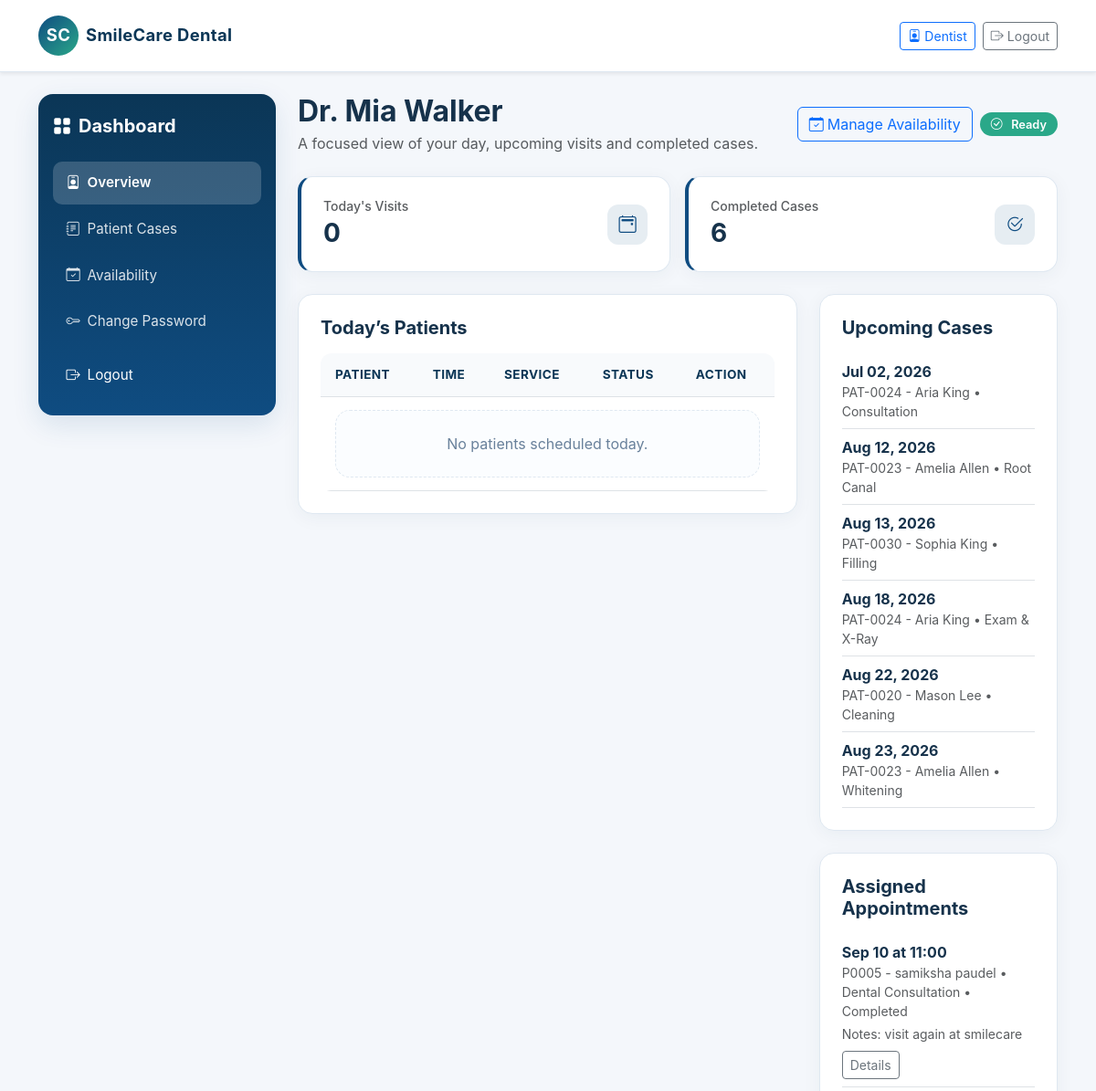
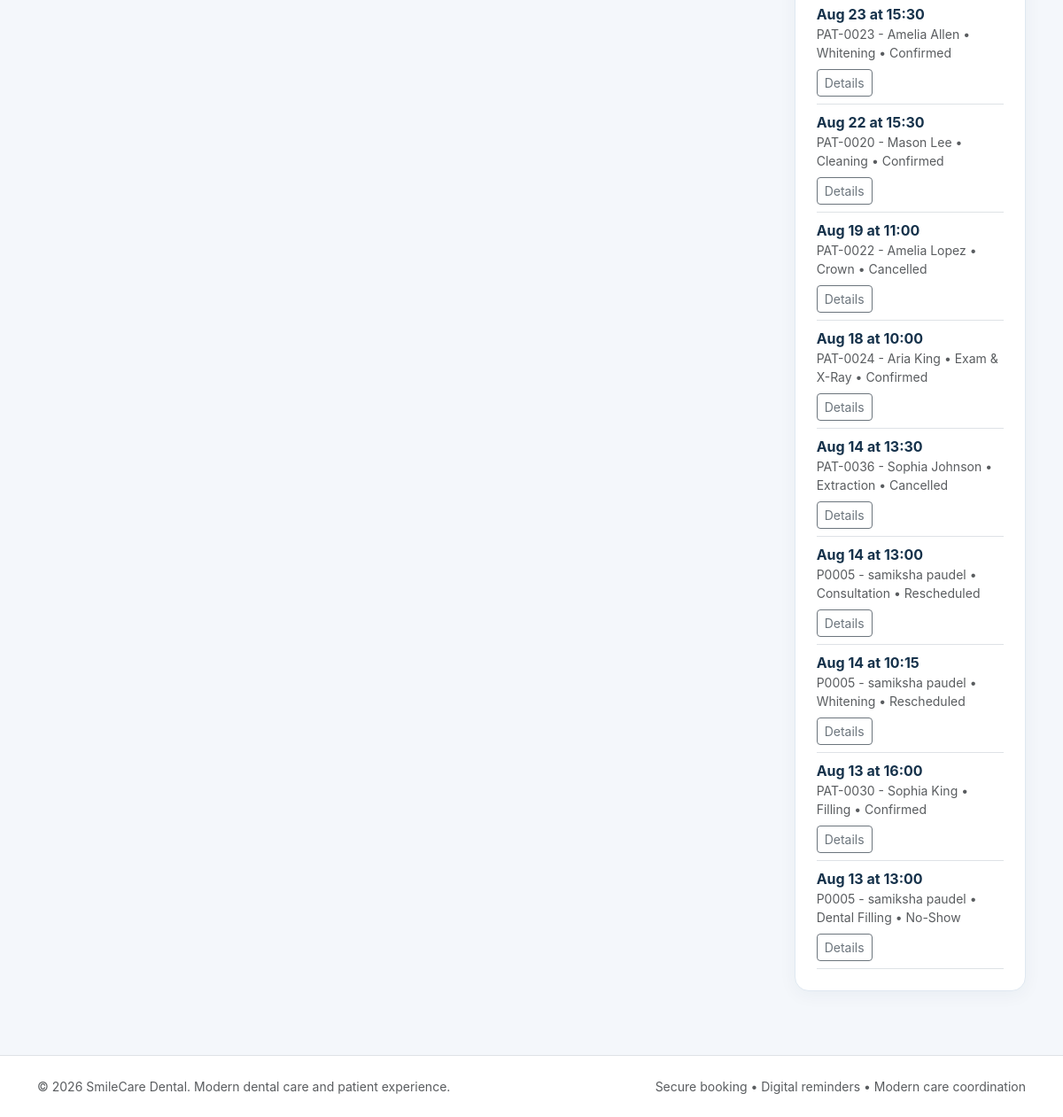
Page /dentists/dashboard/ (signed in) on the committed database (2 pictures, top to bottom).
### dentists/models.py (models this page shows, shortened)
class Dentist(models.Model):
    dentist_id = models.CharField(max_length=20, unique=True)
    user = models.OneToOneField(settings.AUTH_USER_MODEL, on_delete=models.CASCADE)
    specialization = models.CharField(max_length=100)
    license_number = models.CharField(max_length=50, unique=True)
    phone = models.CharField(max_length=20, blank=True)
    biography = models.TextField(blank=True)
    years_of_experience = models.PositiveIntegerField(default=0)
    profile_photo = models.CharField(max_length=200, blank=True)
    active = models.BooleanField(default=True)
    created_at = models.DateTimeField(auto_now_add=True)

### accounts/models.py (models this page shows, shortened)
class User(AbstractUser):
    ROLE_CHOICES = (
        ('patient', 'Patient'),
        ('staff', 'Staff'),
        ('dentist', 'Dentist'),
        ('admin', 'Admin'),
    )
    ACCOUNT_STATUS_CHOICES = (
        ('pending', 'Pending'),
        ('approved', 'Approved'),
        ('rejected', 'Rejected'),
    )
    role = models.CharField(max_length=20, choices=ROLE_CHOICES, default='patient')
    phone = models.CharField(max_length=20, blank=True)
    account_status = models.CharField(max_length=20, choices=ACCOUNT_STATUS_CHOICES, default='approved')
    def is_patient(self):
        return self.role == 'patient'
    def is_staff_role(self):
        return self.role in {'staff', 'admin'}
    def is_dentist(self):
        return self.role == 'dentist'
    def is_admin(self):
        return self.role == 'admin'
    def is_dentist_approved(self):
        return self.is_dentist() and self.is_active and self.account_status == 'approved'

### appointments/models.py (models this page shows, shortened)
class Appointment(models.Model):
    STATUS_CHOICES = (
        ('Pending', 'Pending'),
        ('Confirmed', 'Confirmed'),
        ('Checked-In', 'Checked-In'),
        ('Completed', 'Completed'),
        ('Cancelled', 'Cancelled'),
        ('Rescheduled', 'Rescheduled'),
        ('No-Show', 'No-Show'),
    )
    appointment_id = models.CharField(max_length=20, unique=True)
    patient = models.ForeignKey(Patient, related_name='appointments', on_delete=models.CASCADE)
    dentist = models.ForeignKey(Dentist, related_name='appointments', on_delete=models.CASCADE)
    service = models.ForeignKey(DentalService, related_name='appointments', on_delete=models.CASCADE)
    appointment_date = models.DateField()
    start_time = models.TimeField()
    end_time = models.TimeField()
    reason = models.CharField(max_length=200)
    notes = models.TextField(blank=True)
    status = models.CharField(max_length=20, choices=STATUS_CHOICES, default='Pending')
    cancellation_reason = models.TextField(blank=True)
    cancelled_at = models.DateTimeField(null=True, blank=True)
    created_at = models.DateTimeField(auto_now_add=True)
    updated_at = models.DateTimeField(auto_now=True)
    class Meta:
        constraints = [
            models.CheckConstraint(condition=Q(end_time__gt=F('start_time')), name='check_appointment_times'),
        ]

### patients/models.py (models this page shows)
class Patient(models.Model):
    GENDER_CHOICES = (
        ('M', 'Male'),
        ('F', 'Female'),
        ('O', 'Other'),
    )
    patient_id = models.CharField(max_length=20, unique=True)
    user = models.OneToOneField(settings.AUTH_USER_MODEL, on_delete=models.CASCADE)
    date_of_birth = models.DateField(null=True, blank=True)
    gender = models.CharField(max_length=1, choices=GENDER_CHOICES, blank=True)
    phone = models.CharField(max_length=20, blank=True)
    address = models.TextField(blank=True)
    emergency_contact = models.CharField(max_length=100, blank=True)
    emergency_contact_phone = models.CharField(max_length=20, blank=True)
    medical_notes = models.TextField(blank=True)
    allergies = models.TextField(blank=True)
    created_at = models.DateTimeField(auto_now_add=True)
    updated_at = models.DateTimeField(auto_now=True)
    class Meta:
        ordering = ['-created_at']
    def __str__(self):
        return f"{self.patient_id} - {self.user.get_full_name() or self.user.username}"

### services/models.py (models this page shows)
class DentalService(models.Model):
    name = models.CharField(max_length=100)
    description = models.TextField(blank=True)
    duration = models.PositiveIntegerField(help_text='Duration in minutes')
    price = models.DecimalField(max_digits=8, decimal_places=2, default=0)
    active = models.BooleanField(default=True)
    created_at = models.DateTimeField(auto_now_add=True)
    class Meta:
        ordering = ['name']
    def __str__(self):
        return self.name

### dentists/views.py (the view)
# urls.py: path('dashboard/', dentist_dashboard, name='dentist_dashboard'),
@login_required
def dentist_dashboard(request):
    if not request.user.is_dentist_approved():
        messages.error(request, 'Your dentist account is pending approval or inactive.')
        return redirect('home')
    dentist = Dentist.objects.filter(user=request.user).first()
    if not dentist:
        messages.error(request, 'Dentist profile not found.')
        return redirect('home')
    today = Appointment.objects.filter(dentist=dentist, appointment_date=timezone.localdate()).order_by('start_time')
    upcoming = Appointment.objects.filter(dentist=dentist, status__in=['Pending', 'Confirmed']).order_by('appointment_date', 'start_time')
    assigned_appointments = Appointment.objects.filter(dentist=dentist).order_by('-appointment_date', '-start_time')[:10]
    completed = Appointment.objects.filter(dentist=dentist, status='Completed').count()
    pending = Appointment.objects.filter(dentist=dentist, status='Pending').count()
    return render(request, 'dashboard/dentist_dashboard.html', {
        'dentist': dentist,
        'today': today[:10],
        'upcoming': upcoming[:10],
        'assigned_appointments': assigned_appointments,
        'completed': completed,
        'pending': pending,
    })

### templates/dashboard/dentist_dashboard.html
{% extends 'base.html' %}
{% load status_tags %}
{% block content %}
<div class="dashboard-shell">
    {% include 'dashboard/_sidebar.html' %}
    <div class="main-panel">
        <div class="d-flex flex-column flex-md-row justify-content-between align-items-start align-items-md-center mb-4 gap-3">
            <div>
                <h2 class="fw-bold mb-1">Dr. {{ dentist.user.get_full_name|default:dentist.user.username }}</h2>
                <p class="text-muted mb-0">A focused view of your day, upcoming visits and completed cases.</p>
            </div>
            <div class="d-flex flex-wrap align-items-center gap-2">
                <a href="{% url 'dentist_availability' %}" class="btn btn-outline-primary min-height-44">
                    <i class="bi bi-calendar-check me-1"></i>Manage Availability
                </a>
                <div class="pill pill-success"><i class="bi bi-check-circle me-1"></i>Ready</div>
            </div>
        </div>
        <div class="row g-3 mb-4">
            <div class="col-6 col-md-6">
                <div class="card-soft metric-card p-3 p-md-4">
                    <div class="d-flex justify-content-between align-items-center">
                        <div><h6 class="text-muted small mb-1">Today's Visits</h6><h3 class="fw-bold mb-0">{{ today|length }}</h3></div>
                        <div class="metric-icon"><i class="bi bi-calendar2-event"></i></div>
                    </div>
                </div>
            </div>
            <div class="col-6 col-md-6">
                <div class="card-soft metric-card p-3 p-md-4">
                    <div class="d-flex justify-content-between align-items-center">
                        <div><h6 class="text-muted small mb-1">Completed Cases</h6><h3 class="fw-bold mb-0">{{ completed }}</h3></div>
                        <div class="metric-icon"><i class="bi bi-check2-circle"></i></div>
                    </div>
                </div>
            </div>
        </div>
        <div class="row g-4">
            <div class="col-12 col-lg-8">
                <div class="card-soft p-3 p-md-4">
                    <h5 class="fw-bold mb-3">Today’s Patients</h5>
                    <div class="table-responsive">
                        <table class="table align-middle text-nowrap">
                            <thead><tr><th>Patient</th><th>Time</th><th>Service</th><th>Status</th><th>Action</th></tr></thead>
                            <tbody>
                                {% for appointment in today %}
                                <tr>
                                    <td><a href="{% url 'appointment_detail' appointment.pk %}" class="fw-semibold">{{ appointment.patient }}</a></td>
                                    <td>{{ appointment.start_time|time:"H:i" }}</td>
                                    <td>{{ appointment.service }}</td>
                                    <td><span class="pill {{ appointment.status|status_badge_class }}">{{ appointment.status }}</span></td>
                                    <td><a href="{% url 'appointment_detail' appointment.pk %}" class="btn btn-sm btn-outline-primary">Open</a></td>
                                </tr>
                                {% empty %}
                                <tr><td colspan="5"><div class="empty-state py-4 text-center">No patients scheduled today.</div></td></tr>
                                {% endfor %}
                            </tbody>
                        </table>
                    </div>
                </div>
            </div>
            <div class="col-12 col-lg-4">
                <div class="card-soft p-3 p-md-4 mb-4">
                    <h5 class="fw-bold mb-3">Upcoming Cases</h5>
                    <ul class="list-unstyled mb-0">
                        {% for appointment in upcoming %}
                        <li class="py-2 border-bottom">
                            <strong>{{ appointment.appointment_date|date:"M d, Y" }}</strong>
                            <div class="text-muted small">{{ appointment.patient }} • {{ appointment.service }}</div>
                        </li>
                        {% empty %}<li class="empty-state py-3 text-center">No upcoming visits.</li>{% endfor %}
                    </ul>
                </div>
                <div class="card-soft p-3 p-md-4">
                    <h5 class="fw-bold mb-3">Assigned Appointments</h5>
                    <ul class="list-unstyled mb-0">
                        {% for appointment in assigned_appointments %}
                        <li class="py-2 border-bottom">
                            <div><strong>{{ appointment.appointment_date|date:"M d" }} at {{ appointment.start_time|time:"H:i" }}</strong></div>
                            <div class="text-muted small">{{ appointment.patient }} • {{ appointment.service }} • {{ appointment.status }}</div>
                            {% if appointment.notes %}
                            <div class="mt-1 text-truncate text-muted small">Notes: {{ appointment.notes|truncatechars:80 }}</div>
                            {% endif %}
                            <div class="mt-2">
                                <a class="btn btn-sm btn-outline-secondary" href="{% url 'appointment_detail' appointment.pk %}">Details</a>
                            </div>
                        </li>
                        {% empty %}<li class="empty-state py-3 text-center">No assigned appointments.</li>{% endfor %}
                    </ul>
                </div>
            </div>
        </div>
    </div>
</div>
{% endblock %}

### static/css/style.css (style rules this page uses)
:root { --primary: #0f4c81; --primary-dark: #0b3656; --accent: #2aa889; --warning: #f4a259; --danger: #d94b4b; --text: #16324b; --muted: #69819b; --bg: #f4f7fb; --card: #ffffff; --border: #dfe8f1; }
body { font-family: Inter, -apple-system, BlinkMacSystemFont, "Segoe UI", Roboto, sans-serif; color: var(--text); background: var(--bg); overflow-x: hidden; }
a { text-decoration: none; color: var(--primary); transition: color 0.2s ease; }
h2, .h2 { font-size: clamp(1.5rem, 3vw, 2rem); }
h3, .h3 { font-size: clamp(1.25rem, 2.5vw, 1.75rem); }
.dashboard-shell { display: flex; align-items: stretch; min-height: calc(100vh - 100px); gap: 1.5rem; }
.main-panel { flex: 1; min-width: 0; }
.card-soft { border: 1px solid var(--border); border-radius: 1rem; box-shadow: 0 4px 20px rgba(19,52,79,0.05); background: var(--card); transition: transform 0.2s ease, box-shadow 0.2s ease; }
.metric-card { border-left: 4px solid var(--primary); }
.metric-icon { width: 44px; height: 44px; border-radius: 12px; display: grid; place-items: center; background: rgba(15,76,129,0.1); color: var(--primary); font-size: 1.2rem; flex-shrink: 0; }
.pill { display: inline-flex; align-items: center; gap: 0.35rem; padding: 0.35rem 0.75rem; border-radius: 999px; font-size: 0.8rem; font-weight: 600; line-height: 1.2; white-space: nowrap; }
.pill-success { background: #2aa889; color: #fff; }
.table-responsive { border-radius: 0.75rem; overflow-x: auto; -webkit-overflow-scrolling: touch; }
.table { margin-bottom: 0; }
.table thead th { color: var(--primary-dark); font-weight: 700; background-color: #f8fafc; border-bottom-width: 1px; font-size: 0.85rem; text-transform: uppercase; letter-spacing: 0.03em; padding: 0.85rem 1rem; }
.table td { padding: 0.85rem 1rem; vertical-align: middle; }
.empty-state { padding: 2rem 1rem; border: 1px dashed var(--border); border-radius: 1rem; color: var(--muted); background: #fbfdff; text-align: center; }

### rows in the picture
Dentist: user.get_full_name "Mia Walker"
Appointment: appointment_date "Jul 02, 2026", patient "PAT-0024 - Aria King", service "Consultation"
Appointment: appointment_date "Aug 12, 2026", patient "PAT-0023 - Amelia Allen", service "Root Canal"
Appointment: appointment_date "Aug 13, 2026", patient "PAT-0030 - Sophia King", service "Filling", appointment_date "Aug 13", start_time "16:00", status "Confirmed"
Appointment: appointment_date "Aug 18, 2026", patient "PAT-0024 - Aria King", service "Exam & X-Ray", appointment_date "Aug 18", start_time "10:00", status "Confirmed"
Appointment: appointment_date "Aug 22, 2026", patient "PAT-0020 - Mason Lee", service "Cleaning", appointment_date "Aug 22", start_time "15:30", status "Confirmed"
Appointment: appointment_date "Aug 23, 2026", patient "PAT-0023 - Amelia Allen", service "Whitening", appointment_date "Aug 23", start_time "15:30", status "Confirmed"
Appointment: appointment_date "Sep 10", start_time "11:00", patient "P0005 - samiksha paudel", service "Dental Consultation", status "Completed", notes "visit again at smilecare"
Appointment: appointment_date "Aug 19", start_time "11:00", patient "PAT-0022 - Amelia Lopez", service "Crown", status "Cancelled"
Appointment: appointment_date "Aug 14", start_time "13:30", patient "PAT-0036 - Sophia Johnson", service "Extraction", status "Cancelled"
Appointment: appointment_date "Aug 14", start_time "13:00", patient "P0005 - samiksha paudel", service "Consultation", status "Rescheduled"
Appointment: appointment_date "Aug 14", start_time "10:15", patient "P0005 - samiksha paudel", service "Whitening", status "Rescheduled"
Appointment: appointment_date "Aug 13", start_time "13:00", patient "P0005 - samiksha paudel", service "Dental Filling", status "No-Show"

### other values in the picture
{{ today|length }} "0"
{{ completed }} "6"
